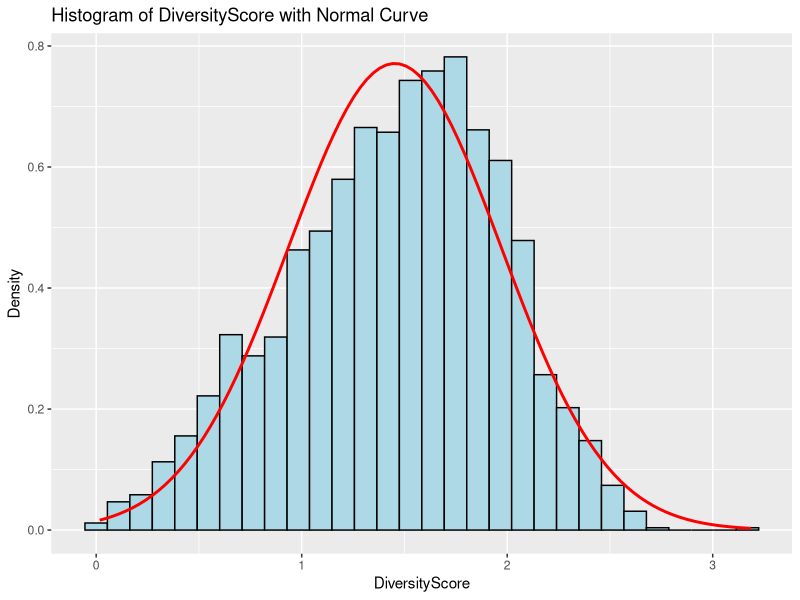
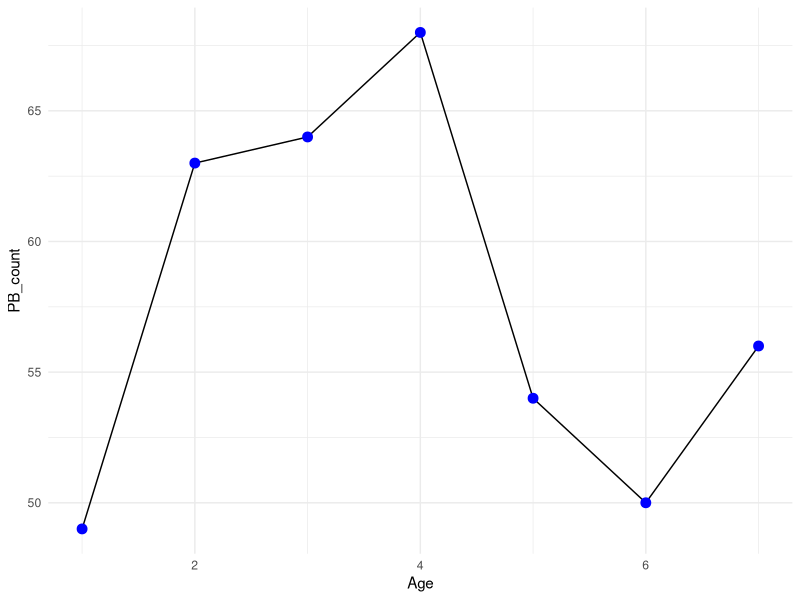

The R script that drew these images, in order:
## ---- chunk 1
knitr::opts_chunk$set(echo = TRUE)
library(ggplot2)
library(dplyr)
library(tidyr)
## ---- chunk 2
df_score <- read.csv("diversity_score.csv")
df <- read.csv("final_data.csv")
## ---- chunk 3
ggplot(df_score, aes(x = DiversityScore)) +
  geom_histogram(aes(y = after_stat(density)), bins = 30, fill = "lightblue", color = "black") +
  stat_function(fun = dnorm, args = list(mean = mean(df_score$DiversityScore, na.rm = TRUE), 
                                         sd = sd(df_score$DiversityScore, na.rm = TRUE)),
                color = "red", size = 1) +
  labs(title = "Histogram of DiversityScore with Normal Curve",
       x = "DiversityScore",
       y = "Density")

## ---- chunk 4
anova_result <- aov(DiversityScore ~ Age, data = df_score)
summary(anova_result)
## ---- chunk 5
result <- df %>%
  pivot_longer(cols = 7:ncol(df),
               names_to = "Behavior", 
               values_to = "Value") %>%
  filter(Value != 0.0)

result <- result %>%
  group_by(Age) %>%
  summarise(PB_count = n_distinct(Behavior)) %>%
  arrange(desc(PB_count))

ggplot(result, aes(x=Age, y=PB_count)) +
  geom_line() +
  geom_point(color = "blue", size = 3) +
  theme_minimal()

print(result)
